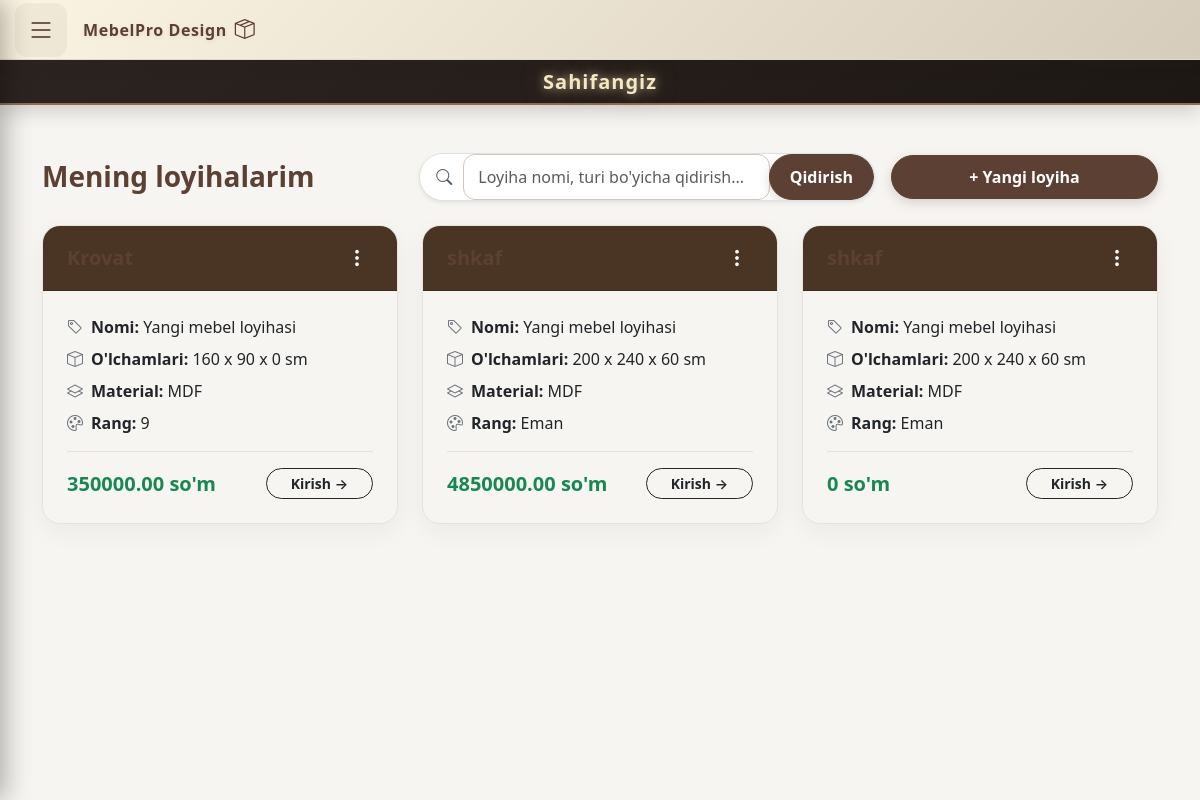
The app's page /furniture/projects/ (signed in) with its own data.
### furniture/models.py (models this page shows, shortened)
class FurnitureProject(models.Model):
    FURNITURE_TYPES = [
        ('Shkaf', 'Shkaf'),
        ('Stol', 'Stol'),
        ('Oshxona mebeli', 'Oshxona mebeli'),
        ('Krovat', 'Krovat'),
        ('Komod', 'Komod'),
        ('Tumbochka', 'Tumbochka'),
    ]
    user = models.ForeignKey(
        User, on_delete=models.CASCADE, related_name='projects'
    )
    title = models.CharField(max_length=200, default='Yangi mebel loyihasi')
    favorites = models.ManyToManyField(User, related_name='favorite_projects', blank=True, verbose_name="Sevimlilar")
    furniture_type = models.CharField(
        max_length=50, choices=FURNITURE_TYPES, default='shkaf'
    )
    width = models.IntegerField(default=200, verbose_name='Eni')
    height = models.IntegerField(default=240, verbose_name="Bo'yi")
    depth = models.IntegerField(default=60, verbose_name='Chuqurligi')
    doors_count = models.IntegerField(default=4, verbose_name='Eshiklar soni')
    shelves_count = models.IntegerField(default=5, verbose_name='Tokchalar soni')
    material = models.CharField(max_length=50, default='MDF')
    thickness = models.CharField(max_length=20, default='18 mm')
    color = models.CharField(max_length=50, default='Eman')
    square_meters = models.DecimalField(
        max_digits=10, decimal_places=2, default=0, verbose_name="Maydoni (kv.m)"
    )
    price_per_unit = models.DecimalField(
        max_digits=12, decimal_places=2, default=0, verbose_name="1 kv.m narxi"
    )
    estimated_price = models.DecimalField(
        max_digits=12, decimal_places=2, default=4850000.00
    )
    created_at = models.DateTimeField(auto_now_add=True)

### furniture/views.py (the view)
# urls.py: path('projects/', views.my_projects_view, name='my_projects'),
@maker_required
def my_projects_view(request):
    query = request.GET.get('q', '').strip()
    projects = FurnitureProject.objects.all().order_by('-created_at')
    if query:
        projects = projects.filter(
            Q(title__icontains=query) | Q(furniture_type__icontains=query) | Q(material__icontains=query)
        )
    return render(request, 'furniture/projects.html', {'projects': projects, 'query': query})

### furniture/views.py (called while the page is built)
def maker_required(view_func):
    @login_required
    @wraps(view_func)
    def wrapper(request, *args, **kwargs):
        u = request.user
        is_maker = hasattr(u, 'userprofile') and u.userprofile.role == 'maker'
        if u.is_superuser or u.is_staff or is_maker:
            return view_func(request, *args, **kwargs)
        messages.error(request, "Bu sahifa faqat mebelchilar uchun!")
        return redirect('home')  # ochiq sahifa: redirect aylanishi bo'lmaydi
    return wrapper

### templates/furniture/projects.html (shortened to what this page needs)
{% extends 'base.html' %}
{% block content %}
<div class="container py-4">
    <div class="row align-items-center mb-4 g-3">
        <div class="col-md-4">
            <h3 class="fw-bold m-0 text-primary">Mening loyihalarim</h3>
        </div>
        <div class="col-md-5">
            <form method="GET" action="{% url 'my_projects' %}" class="d-flex">
                <div class="input-group shadow-sm rounded-pill overflow-hidden border bg-white">
                    <span class="input-group-text bg-transparent border-0 ps-3 text-muted">
                        <i class="bi bi-search"></i>
                    </span>
                    <input type="text" name="q" value="{{ query|default:'' }}" class="form-control border-0 shadow-none py-2" placeholder="Loyiha nomi, turi bo'yicha qidirish...">
                    <button class="btn btn-primary px-4 fw-semibold" type="submit">Qidirish</button>
                </div>
            </form>
        </div>
        <div class="col-md-3 text-md-end">
            <a href="{% url 'create_project' %}" class="btn btn-primary fw-bold px-4 py-2 rounded-pill shadow-sm w-100 w-md-auto">
                + Yangi loyiha
            </a>
        </div>
    </div>
    <div class="row g-4">
        {% for project in projects %}
        <div class="col-md-4">
            <div class="card border-0 shadow-sm rounded-4 overflow-hidden h-100 d-flex flex-column bg-white">
                <div class="card-header text-white d-flex justify-content-between align-items-center py-3 px-4" style="background-color: #4a3525;">
                    <h5 class="m-0 fw-bold">{{ project.furniture_type|default:"Shkaf" }}</h5>
                    <div class="dropdown">
                        <button class="btn btn-link text-white p-0 text-decoration-none shadow-none d-flex align-items-center justify-content-center" type="button" data-bs-toggle="dropdown" aria-expanded="false" style="width: 32px; height: 32px;">
                            <i class="bi bi-three-dots-vertical fs-5 text-white"></i>
                        </button>
                    </div>
                </div>
                <div class="card-body p-4">
                    <div class="mb-2 d-flex align-items-center">
                        <i class="bi bi-tag me-2 text-secondary fs-6"></i>
                        <span><strong>Nomi:</strong> <span class="text-dark">{{ project.title }}</span></span>
                    </div>
                    <div class="mb-2 d-flex align-items-center">
                        <i class="bi bi-box me-2 text-secondary fs-6"></i>
                        <span><strong>O'lchamlari:</strong> <span class="text-dark">{{ project.width }} x {{ project.height }} x {{ project.depth }} sm</span></span>
                    </div>
                    <div class="mb-2 d-flex align-items-center">
                        <i class="bi bi-layers me-2 text-secondary fs-6"></i>
                        <span><strong>Material:</strong> <span class="text-dark">{{ project.material|default:"MDF" }}</span></span>
                    </div>
                    <div class="mb-3 d-flex align-items-center">
                        <i class="bi bi-palette me-2 text-secondary fs-6"></i>
                        <span><strong>Rang:</strong> <span class="text-dark">{{ project.color|default:"Ko'rsatilmagan" }}</span></span>
                    </div>
                    <div class="mt-auto pt-3 border-top d-flex justify-content-between align-items-center">
                        <h5 class="fw-bold m-0 text-success">{{ project.estimated_price|default:"0" }} so'm</h5>
                        <a href="{% url 'craftsman_project_detail' project.pk %}" class="btn btn-outline-dark rounded-pill px-4 btn-sm fw-semibold">
                            Kirish &rarr;
                        </a>
                    </div>
                </div>
            </div>
        </div>
        {% endfor %}
    </div>
</div>
{% endblock %}

### static/css/style.css (style rules this page uses)
body, .main-content, main { background-color: #f7f5f2 !important; font-family: 'Segoe UI', system-ui, -apple-system, sans-serif !important; color: #2c2420 !important; }
.card, .custom-card, .ui-card, .project-card, .color-card, .material-card { background-color: #f7f5f2 !important; border-radius: 18px !important; border: 1px solid #e7e2dc !important; box-shadow: 0 8px 24px rgba(44, 36, 32, 0.05) !important; transition: transform 0.35s cubic-bezier(0.34, 1.56, 0.64, 1), box-shadow 0.35s ease, border-color 0.35s ease !important; overflow: hidden; }
input[type="text"], input[type="number"], input[type="email"], input[type="password"], input[type="file"], select, textarea, .form-control, .custom-input, .form-control-custom { background-color: #ffffff !important; border: 1px solid #d4c5b9 !important; border-radius: 12px !important; padding: 10px 14px !important; color: #2c2420 !important; font-weight: 500 !important; transition: all 0.25s ease-in-out !important; }
.btn-primary, button[type="submit"], a.btn-primary { background-color: #5c4033 !important; border-color: #5c4033 !important; color: #ffffff !important; border-radius: 50px !important; font-weight: 600 !important; padding: 9px 20px !important; box-shadow: 0 4px 12px rgba(92, 64, 51, 0.2) !important; transition: all 0.2s ease-in-out !important; }
h1, h2, h3, h4, h5, h6, .text-primary, h3.text-primary, h4.text-primary { color: #5c4033 !important; }

### static/css/responsive-notebook.css (style rules this page uses)
body { max-width: 100%; overflow-x: clip; }

### records on screen
FurnitureProject: title "Yangi mebel loyihasi", width "160", height "90", depth "0", material "MDF", color "9", estimated_price "350000.00"
FurnitureProject: title "Yangi mebel loyihasi", width "200", height "240", depth "60", material "MDF", color "Eman", estimated_price "4850000.00"
FurnitureProject: title "Yangi mebel loyihasi", width "200", height "240", depth "60", material "MDF", color "Eman", estimated_price "0"
